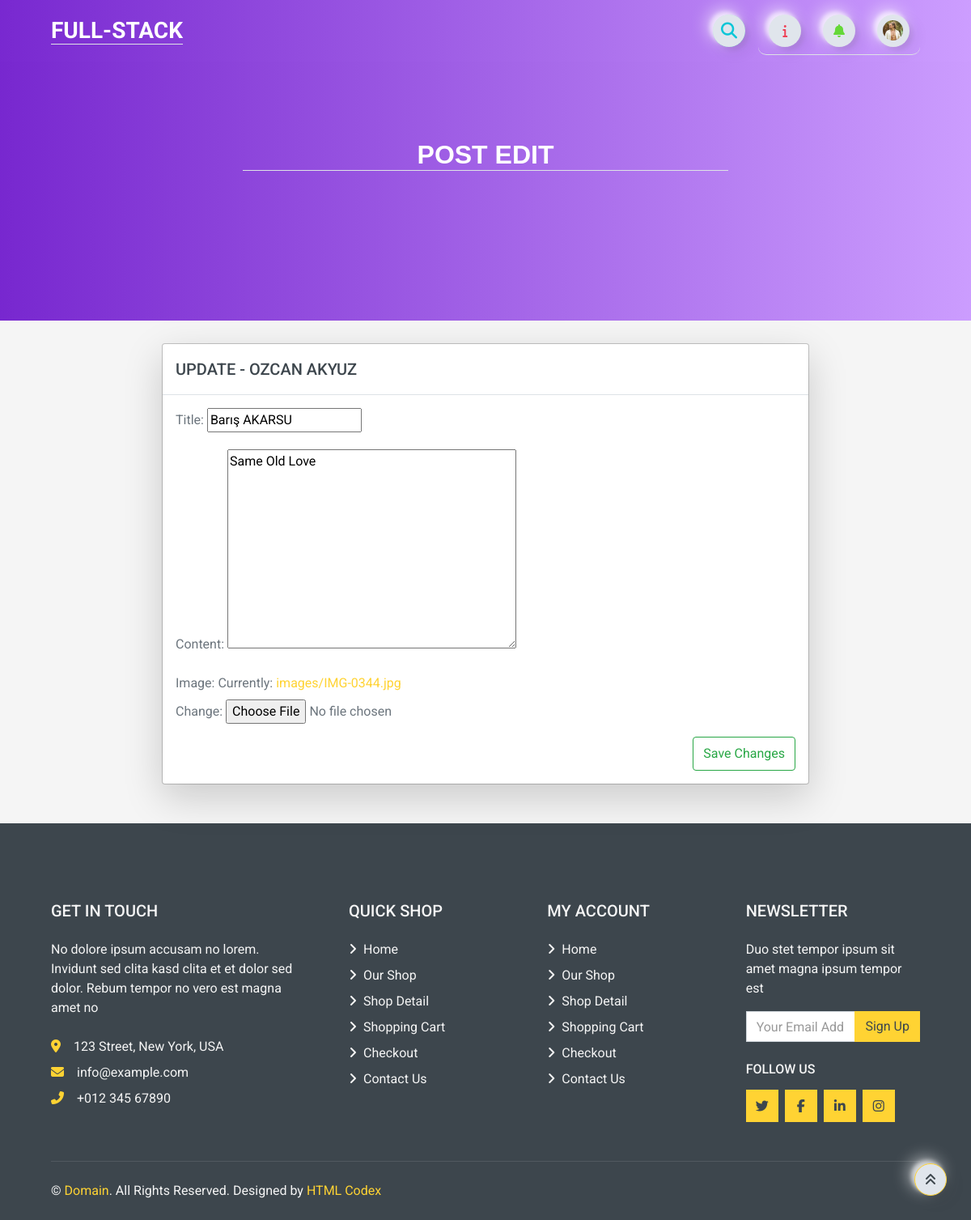
The app's page /user/update/33 (signed in), older data.
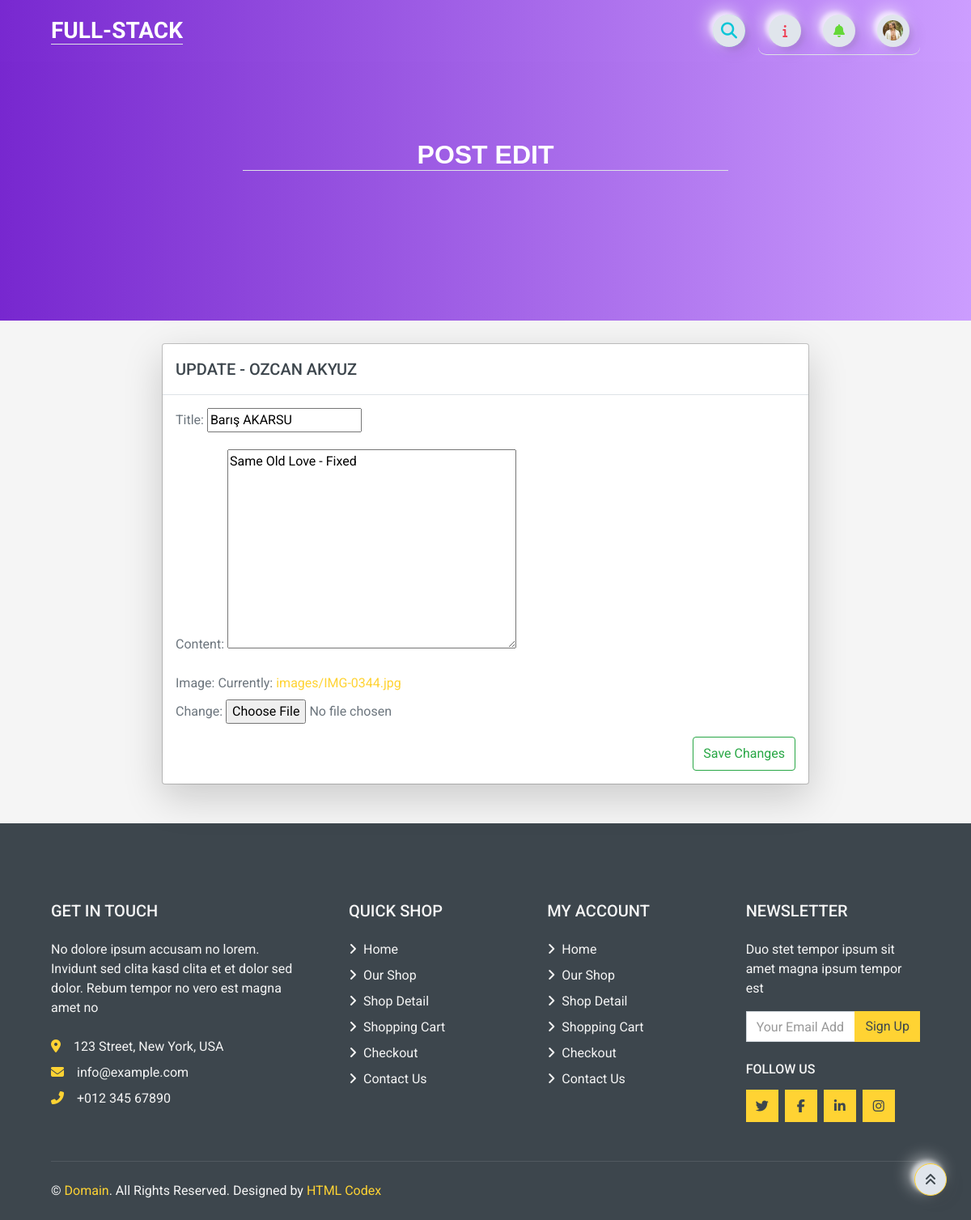
The same page, newer data.
### home/models.py (models this page shows, shortened)
class Post(models.Model):
    STATUS = (('New', 'New'),('True', 'True'),('False', 'False'))
    user = models.ForeignKey(User, on_delete=models.CASCADE)
    title = models.CharField(max_length=200)
    content = models.TextField()
    create_at = models.DateTimeField(auto_now_add=True)
    status = models.CharField(max_length=5, choices=STATUS, default='New')
    image = models.ImageField(upload_to='images/')
    id = models.AutoField(primary_key=True)
    def image_tag(self):
        if self.image:
            return mark_safe('<img src="%s" width="50" height="50" />' % self.image.url)
        return None
    image_tag.short_description = 'Image Preview'

### user/views.py (the view)
# urls.py: path("update/<int:id>", views.user_posts_update, name="user_post_update"),
@login_required(login_url='/login') # Check login
def user_posts_update(request, id):
    post = get_object_or_404(Post, pk=id, user=request.user)
    current_user = request.user
    profile = UserProfile.objects.get(user_id=current_user.pk)
    if request.method == 'POST':
        form = PostForm(request.POST, request.FILES, instance=post)
        if form.is_valid():
            form.save()
            return redirect('user_post')
    else:
        form = PostForm(instance=post)
    context = {'profile': profile,
               'form': form,
               'post': post,
               'page': 'POST UPDATE',}
    return render(request, 'user_posts_update.html', context)

### home/models.py
class PostForm(ModelForm):
    class Meta:
        model = Post
        fields = ['title', 'content', 'image']

### user/templates/user_posts_update.html (shortened to what this page needs)
{% extends "base.html" %}
{% load static %}
{% block body %}
<header>
  <div class="header m-auto">
      <div class="container" style="position: relative;">
          <h2 class="text-light px-2 m-auto border-bottom" id="navbar-text">POST EDIT</h2>
      </div>
  </div>
</header>
<div class="modal-dialog modal-lg">
  <div class="modal-content shadow-lg rounded">
    <div class="modal-header">
        <h5 class="modal-title">UPDATE - {{ profile.user.get_full_name }}</h5>
    </div>
      <div class="modal-body">
        <form method="post" enctype="multipart/form-data">
          {{ form.as_p }}
          <div class="form-group">
            <button class="btn btn-outline-success rounded py-2 float-right" type="submit">Save Changes</button>
        </div>
        </form>
      </div>
  </div>
</div>
{% endblock %}

Row changes from the older to the newer data that the page shows:
changed Post "Barış AKARSU": content "Same Old Love" → "Same Old Love - Fixed"
